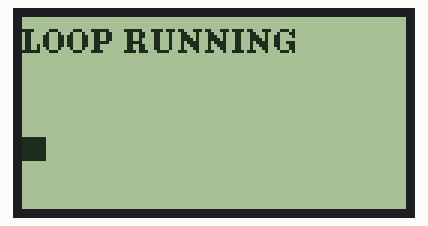
This sketch was run on a simulated Arduino Nano, built with avr-gcc and run on an emulated ATmega328P. Shown: 128×64 one-colour display. What the sketch prints to the serial monitor is not drawn.

Above: at 6.24 s.
At 10.46 s:
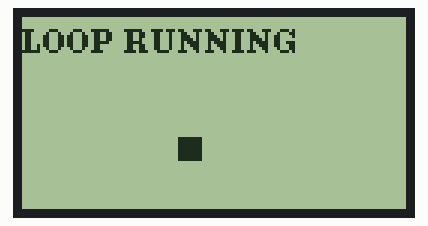
At 14.67 s:
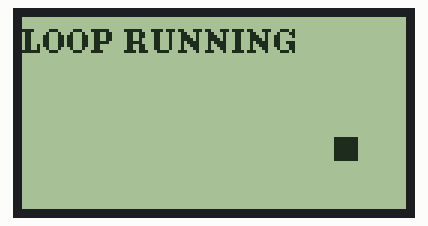
At 23.11 s:
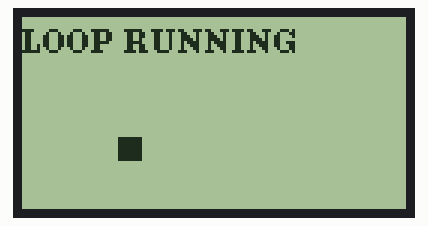
At 31.54 s:
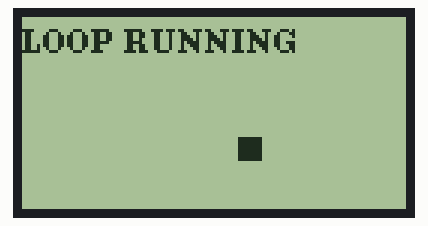
At 39.94 s:
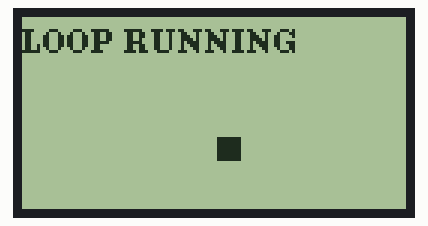

The sketch:

JHD_Test.ino
```cpp
/*
  JHD12864E KS0108 - Nano Test
  Display Pin Reference:
    Pin4  RS  -> A1
    Pin5  RW  -> A0  (this is Enable in U8g2)
    Pin6  E   -> A2  (this is DC/RS in U8g2)
    Pin7-14 DB0-DB7 -> D2-D9
    Pin15 CS1 -> A3
    Pin16 CS2 -> A4
    Pin17 RST -> A5
*/

#include <Arduino.h>
#include <U8g2lib.h>

U8G2_KS0108_128X64_F u8g2(
  U8G2_R0,
  /*d0=*/ 2,
  /*d1=*/ 3,
  /*d2=*/ 4,
  /*d3=*/ 5,
  /*d4=*/ 6,
  /*d5=*/ 7,
  /*d6=*/ 8,
  /*d7=*/ 9,
  /*enable=*/ A0,   // Display Pin 5 (RW)
  /*dc=*/     A1,   // Display Pin 4 (RS)
  /*cs0=*/    A3,   // Display Pin 15 (CS1)
  /*cs1=*/    A4,   // Display Pin 16 (CS2)
  /*cs2=*/    U8X8_PIN_NONE,
  /*reset=*/  A5    // Display Pin 17 (RST)
);

void setup() {
  Serial.begin(9600);
  Serial.println("KS0108 Init...");

  u8g2.begin();
  Serial.println("begin() done");

  // --- Test 1: Full pixel fill (all pixels ON) ---
  // If you see a fully lit screen, display is working
  // Adjust V0 pot until pixels are visible
  u8g2.clearBuffer();
  u8g2.setDrawColor(1);
  u8g2.drawBox(0, 0, 128, 64); // fill entire screen
  u8g2.sendBuffer();
  Serial.println("Full fill sent - adjust pot now");
  delay(3000);

  // --- Test 2: Text ---
  u8g2.clearBuffer();
  u8g2.setFont(u8g2_font_ncenB08_tr);
  u8g2.drawStr(0, 12, "JHD12864E OK");
  u8g2.drawStr(0, 28, "KS0108 Nano");
  u8g2.drawStr(0, 44, "U8g2 Working!");
  u8g2.sendBuffer();
  Serial.println("Text sent");
  delay(3000);

  // --- Test 3: Graphics ---
  u8g2.clearBuffer();
  u8g2.drawFrame(0, 0, 128, 64);       // border
  u8g2.drawLine(0, 0, 128, 64);        // diagonal
  u8g2.drawLine(128, 0, 0, 64);        // other diagonal
  u8g2.drawCircle(64, 32, 20);         // center circle
  u8g2.sendBuffer();
  Serial.println("Graphics sent");
}

void loop() {
  // Animate a bouncing pixel to confirm loop is running
  static int x = 0;
  static int dx = 1;

  u8g2.clearBuffer();
  u8g2.setFont(u8g2_font_ncenB08_tr);
  u8g2.drawStr(0, 12, "LOOP RUNNING");
  u8g2.drawBox(x, 40, 8, 8);  // bouncing box
  u8g2.sendBuffer();

  x += dx;
  if (x >= 120 || x <= 0) dx = -dx;
  delay(30);
}
```
